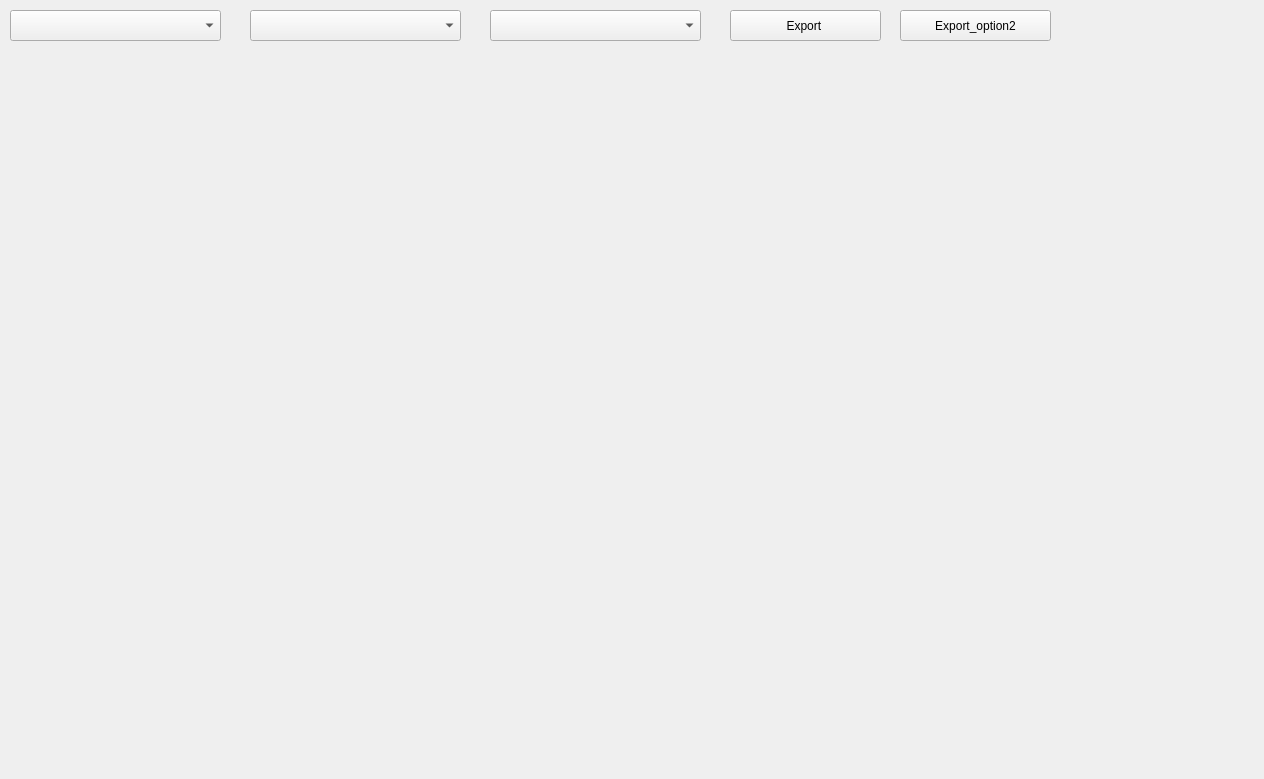
<?xml version="1.0" encoding="UTF-8"?>
<ui version="4.0">
 <class>Form</class>
 <widget class="QWidget" name="Form">
  <property name="geometry">
   <rect>
    <x>0</x>
    <y>0</y>
    <width>1264</width>
    <height>779</height>
   </rect>
  </property>
  <property name="windowTitle">
   <string>Form</string>
  </property>
  <widget class="QComboBox" name="project_box">
   <property name="geometry">
    <rect>
     <x>10</x>
     <y>10</y>
     <width>211</width>
     <height>31</height>
    </rect>
   </property>
  </widget>
  <widget class="QWidget" name="widget" native="true">
   <property name="geometry">
    <rect>
     <x>0</x>
     <y>70</y>
     <width>571</width>
     <height>311</height>
    </rect>
   </property>
  </widget>
  <widget class="QWidget" name="widget_2" native="true">
   <property name="enabled">
    <bool>true</bool>
   </property>
   <property name="geometry">
    <rect>
     <x>600</x>
     <y>70</y>
     <width>641</width>
     <height>311</height>
    </rect>
   </property>
  </widget>
  <widget class="QWidget" name="widget_3" native="true">
   <property name="enabled">
    <bool>true</bool>
   </property>
   <property name="geometry">
    <rect>
     <x>0</x>
     <y>400</y>
     <width>561</width>
     <height>371</height>
    </rect>
   </property>
  </widget>
  <widget class="QWidget" name="widget_4" native="true">
   <property name="enabled">
    <bool>true</bool>
   </property>
   <property name="geometry">
    <rect>
     <x>580</x>
     <y>400</y>
     <width>661</width>
     <height>371</height>
    </rect>
   </property>
  </widget>
  <widget class="QComboBox" name="person_box">
   <property name="geometry">
    <rect>
     <x>250</x>
     <y>10</y>
     <width>211</width>
     <height>31</height>
    </rect>
   </property>
  </widget>
  <widget class="QComboBox" name="object_box">
   <property name="geometry">
    <rect>
     <x>490</x>
     <y>10</y>
     <width>211</width>
     <height>31</height>
    </rect>
   </property>
  </widget>
  <widget class="QPushButton" name="export_btn">
   <property name="geometry">
    <rect>
     <x>730</x>
     <y>10</y>
     <width>151</width>
     <height>31</height>
    </rect>
   </property>
   <property name="cursor">
    <cursorShape>PointingHandCursor</cursorShape>
   </property>
   <property name="text">
    <string>Export </string>
   </property>
  </widget>
  <widget class="QPushButton" name="export_btn_2">
   <property name="geometry">
    <rect>
     <x>900</x>
     <y>10</y>
     <width>151</width>
     <height>31</height>
    </rect>
   </property>
   <property name="cursor">
    <cursorShape>PointingHandCursor</cursorShape>
   </property>
   <property name="text">
    <string>Export_option2</string>
   </property>
  </widget>
 </widget>
 <resources/>
 <connections/>
</ui>
